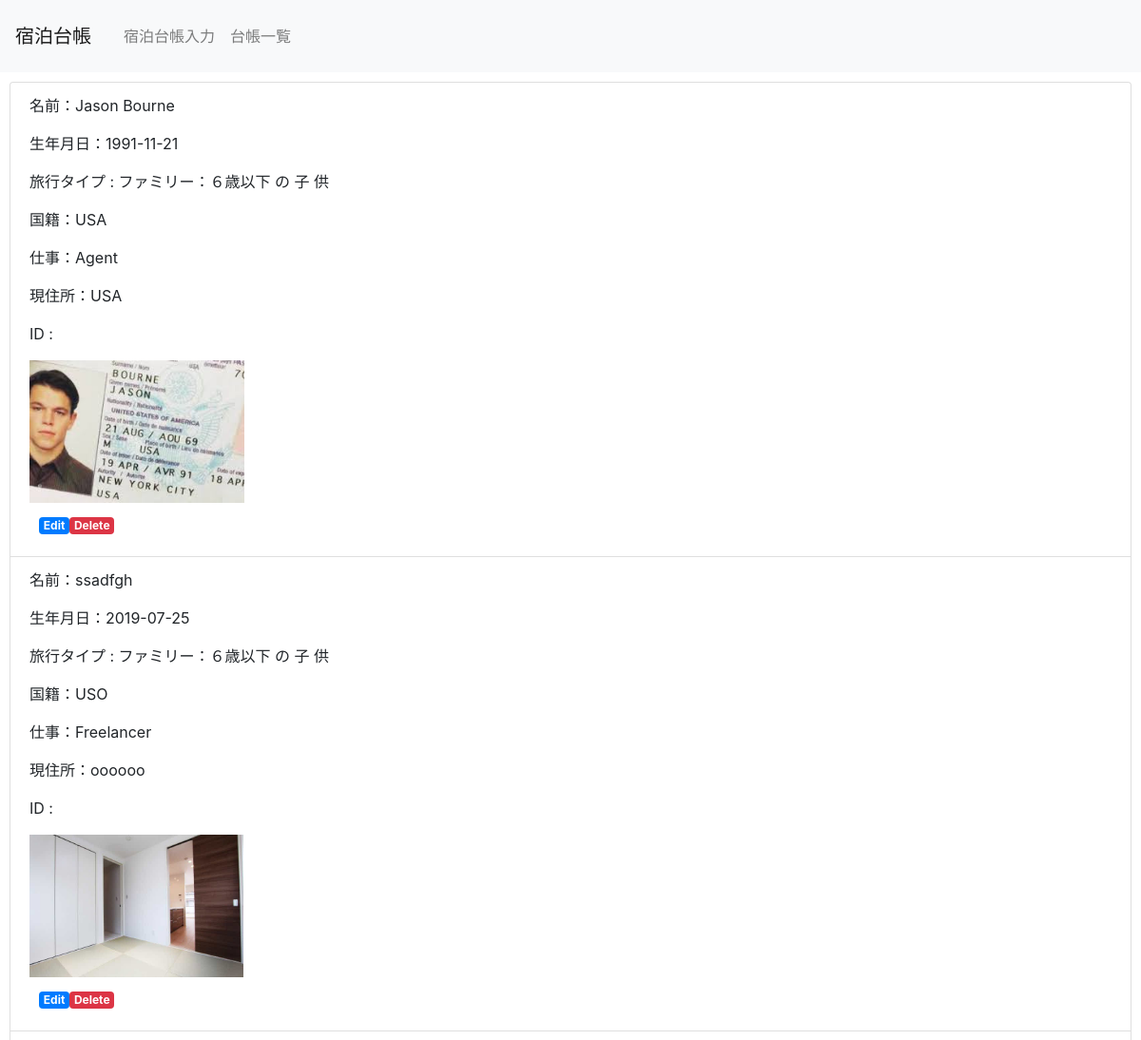
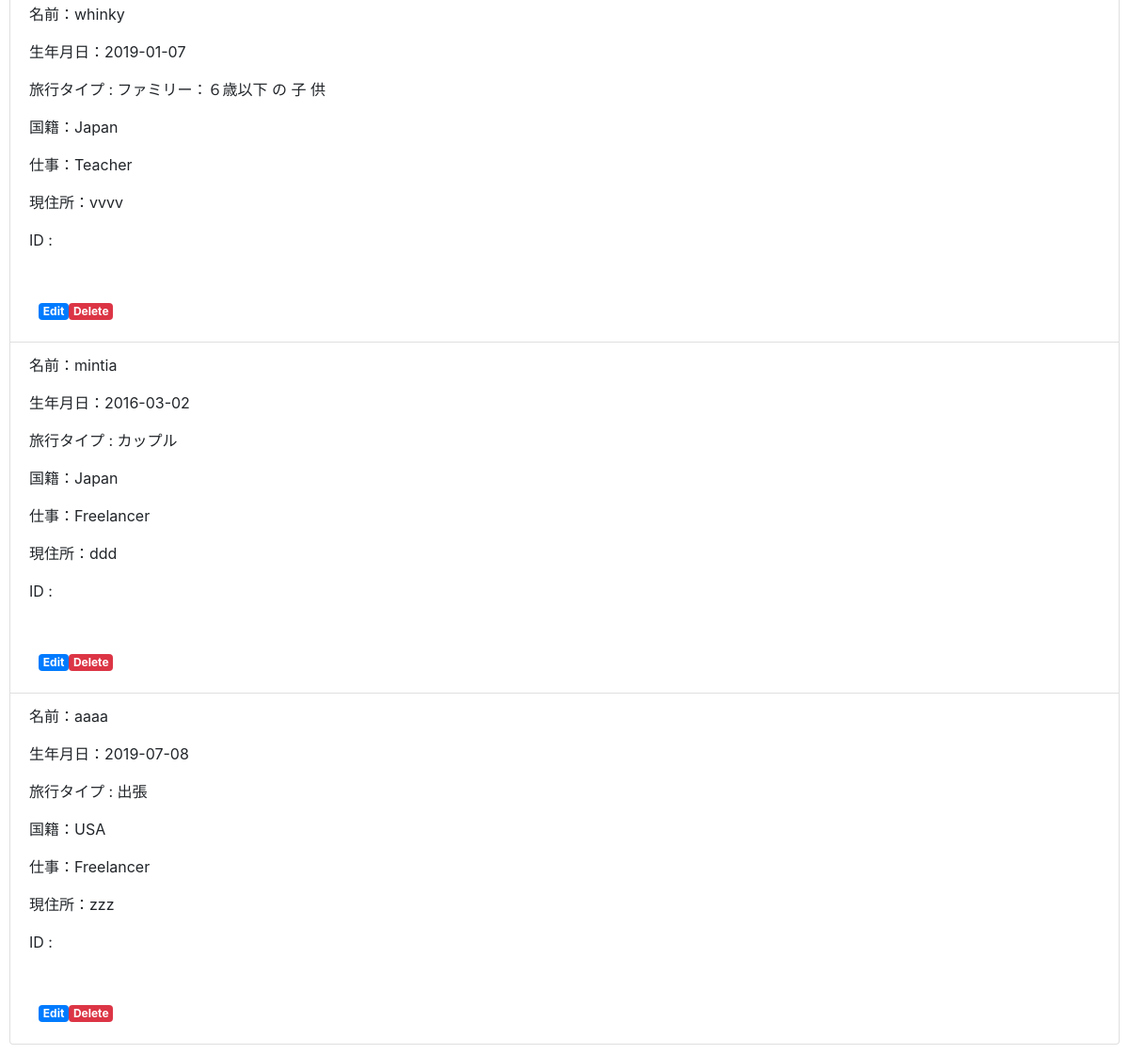
The page /select.php on the database its author committed (2 pictures, top to bottom).
### tables this page shows
CREATE TABLE `guest_table` (
  `id` int(12) NOT NULL,
  `name` varchar(64) NOT NULL,
  `dob` date NOT NULL,
  `typ` int(12) DEFAULT NULL,
  `national` varchar(64) NOT NULL,
  `occupation` varchar(128) NOT NULL,
  `cadd` varchar(128) NOT NULL,
  `image` varchar(128) DEFAULT NULL,
  `indate` datetime NOT NULL
);

### select.php (the view, shortened to what this page needs)
<?php
$pdo = connectToDb();
$sql = 'SELECT * FROM guest_table ORDER BY id DESC';
$stmt = $pdo->prepare($sql);
$status = $stmt->execute();
if ($status == false) {
  showSqlErrorMsg($stmt);
} else {
  $view = '';
  while ($result = $stmt->fetch(PDO::FETCH_ASSOC)) {
    $view .= '<li class="list-group-item">';
    $view .= '<p>' . '名前：' . $result['name'] . '</p>';
    $view .= '<p>' . '生年月日：' . $result['dob'] . '</p>';
    if ($result['typ'] == 0) {
      $view .= '<p>旅行タイプ : ファミリー：６歳以下 の 子 供</p>';
    } elseif ($result['typ'] == 1) {
      $view .= '<p>旅行タイプ : ファミリー</p>';
    } elseif ($result['typ'] == 2) {
      $view .= '<p>旅行タイプ : カップル</p>';
    } elseif ($result['typ'] == 3) {
      $view .= '<p>旅行タイプ : 友達</p>';
    } elseif ($result['typ'] == 4) {
      $view .= '<p>旅行タイプ : １人旅</p>';
    } elseif ($result['typ'] == 5) {
      $view .= '<p>旅行タイプ : 出張</p>';
    }
    $view .= '<p>' . '国籍：' . $result['national'] . '</p>';
    $view .= '<p>' . '仕事：' . $result['occupation'] . '</p>';
    $view .= '<p>' . '現住所：' . $result['cadd'] . '</p>';
    $view .= '<p>ID :</p>';
    $view .= '<img src="' . $result['image'] . '" alt="" height="150px">';
    $view .= '<div><a href="detail.php?id=' . $result['id'] . '" class="badge badge-primary">Edit</a>';
    $view .= '<a href="delete.php?id=' . $result['id'] . '" class="badge badge-danger">Delete</a></div>';
    $view .= '</li>';
  }
}
?>
<!DOCTYPE html>
<html lang="ja">
<head>
  <link rel="stylesheet" href="https://stackpath.bootstrapcdn.com/bootstrap/4.2.1/css/bootstrap.min.css">
</head>
<body>
  <header>
    <nav class="navbar navbar-expand-lg navbar-light bg-light">
      <a class="navbar-brand" href="#">宿泊台帳</a>
      <div class="collapse navbar-collapse" id="navbarNav">
        <ul class="navbar-nav">
          <li class="nav-item">
            <a class="nav-link" href="index.php">宿泊台帳入力</a>
          </li>
          <li class="nav-item">
            <a class="nav-link" href="select.php">台帳一覧</a>
          </li>
        </ul>
      </div>
    </nav>
  </header>
  <div>
    <ul class="list-group">
      <?= $view ?>
  </div>
</body>
</html>

### select.php (style rules this page uses)
div { padding: 10px; font-size: 16px; }

### rows shown on the page
guest_table: name "Jason Bourne", dob "1991-11-21", shows "旅行タイプ : ファミリー：６歳以下 の 子 供", national "USA", occupation "Agent", cadd "USA", image (picture)
guest_table: name "ssadfgh", dob "2019-07-25", shows "旅行タイプ : ファミリー：６歳以下 の 子 供", national "USO", occupation "Freelancer", cadd "oooooo", image (picture)
guest_table: name "whinky", dob "2019-01-07", shows "旅行タイプ : ファミリー：６歳以下 の 子 供", national "Japan", occupation "Teacher", cadd "vvvv"
guest_table: name "mintia", dob "2016-03-02", typ "旅行タイプ : カップル", national "Japan", occupation "Freelancer", cadd "ddd"
guest_table: name "aaaa", dob "2019-07-08", typ "旅行タイプ : 出張", national "USA", occupation "Freelancer", cadd "zzz"
